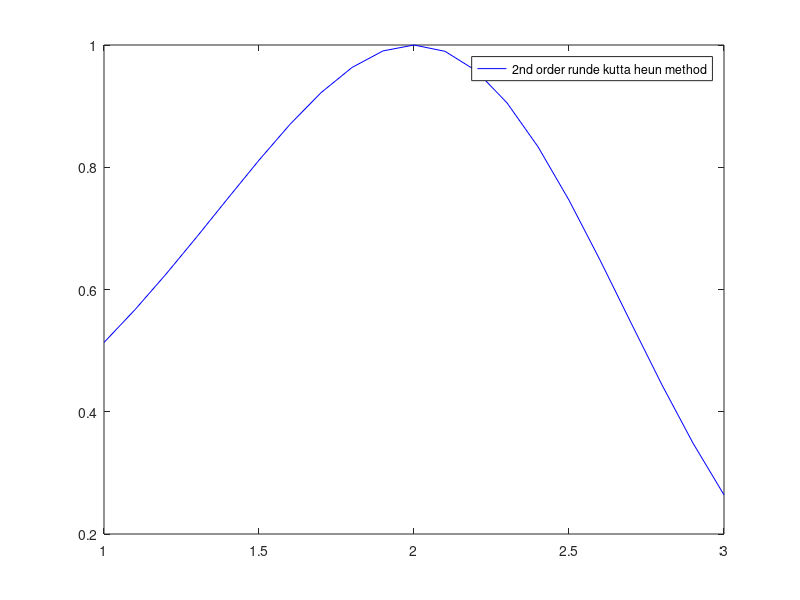

The MATLAB script that drew this image:
% mert karakaya 090210362
clc
clear

% for [2,3]
% y''' = -y'*x^2 + 2xy
% y3' = -y2*x^2 + 2x*y1

x0=2;
y0=[3;2;1];

x=2:0.1:3;
h=0.1;
y_vals=y0;
for i=2:length(x)
    k1=-y0*x0^2 + 2*x0*y0;
    k2=-(y0+ k1*2*h/3)*(x0+2*h/3)^2 + 2*(x0+2*h/3)*(y0+ k1*2*h/3);
    x0=x0+h;
    y0 = y0 + h*(k1/4 +k2*3/4);
    y_vals = [y_vals y0];
end
yp=y_vals(3,:);

plot(x,yp,'b')
hold on

% for [1,2]

x0=2;
y0=[3;2;1];

x=2:-0.1:1;
h=-0.1;
y_vals=y0;
for i=2:length(x)
    k1=-y0*x0^2 + 2*x0*y0;
    k2=-(y0+ k1*2*h/3)*(x0+2*h/3)^2 + 2*(x0+2*h/3)*(y0+ k1*2*h/3);
    x0=x0+h;
    y0 = y0 + h*(k1/4 +k2*3/4);
    y_vals = [y_vals y0];
end
yp=y_vals(3,:);

plot(x,yp,'b')

legend('2nd order runde kutta heun method')